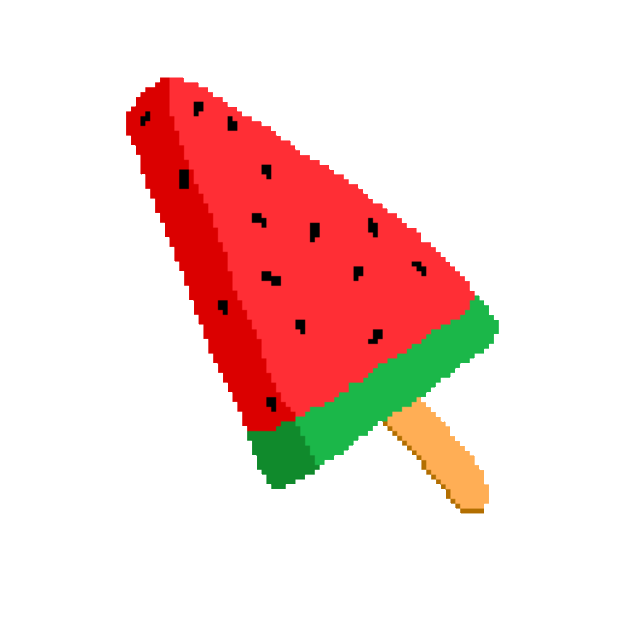
#> input picture 3. 미소 얼굴인식 + text + image/Image/melon.png, 620 x 620 px, found by its file name
$ jupyter execute '얼굴과 미소 인식 + text + image.ipynb'   (text cells are left out)
#> lines starting #> are read from the running program, lines starting #| are printed output that depends on the picture; after the words box and inside, x2 and y2 are one past the last pixel; in counts of white or black regions, pixels touching at a corner belong together
[cell 1]
import numpy as np
import cv2

faceCascade = cv2.CascadeClassifier("haarcascades\haarcascade_frontalface_default.xml")
smileCascade = cv2.CascadeClassifier('haarcascades\haarcascade_smile.xml')
cigar_ori = cv2.imread('Image\melon.png',-1)
#> cigar_ori is the input picture: shape (620, 620, 4); mean B, G, R, A 209.2, 213.4, 243.9, 55.2
cap = cv2.VideoCapture(0)
cap.set(3,640) # set Width
cap.set(4,480) # set Height

def transparentOverlay(src, overlay, pos=(0, 0), scale=0.5):
    overlay = cv2.resize(overlay, (0, 0), fx=scale, fy=scale)
    h, w, _ = overlay.shape  # Size of foreground
    rows, cols, _ = src.shape  # Size of background Image
    y, x = pos[0], pos[1]  # Position of foreground/overlay image

    # loop over all pixels and apply the blending equation
    for i in range(h):
        for j in range(w):
            if x + i >= rows or y + j >= cols:
                continue
            alpha = float(overlay[i][j][3] / 255.0)  # read the alpha channel
            src[x + i][y + j] = alpha * overlay[i][j][:3] + (1 - alpha) * src[x + i][y + j]
    return src

while True:
    ret, img = cap.read()
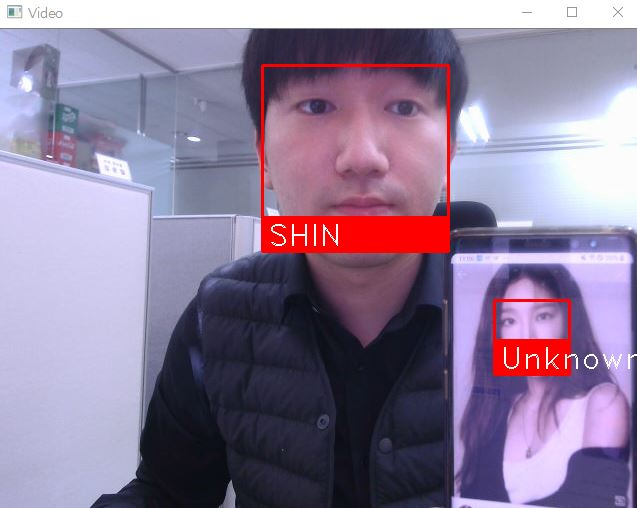
#> input picture 4. 얼굴인식(신원확인)/image1.JPG, 637 x 508 px, given in place of the camera
#> img is the input picture: shape (508, 637, 3); mean B, G, R 153.2, 125.6, 141.2
    img = cv2.flip(img, 1) # 상하반전
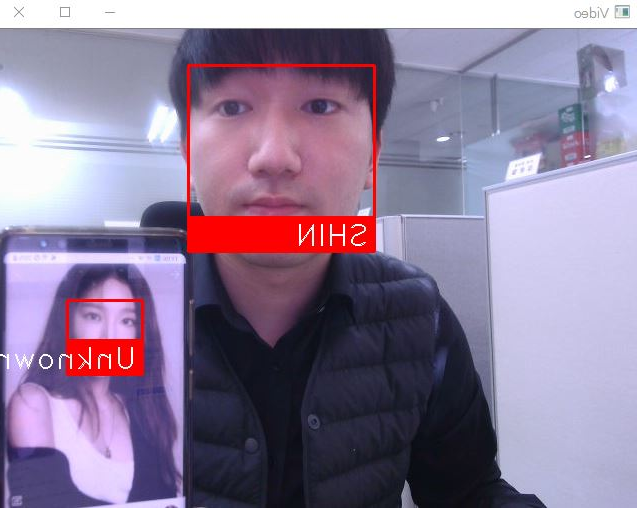
#> img: shape (508, 637, 3); mean B, G, R 153.2, 125.6, 141.2
    gray = cv2.cvtColor(img, cv2.COLOR_BGR2GRAY)
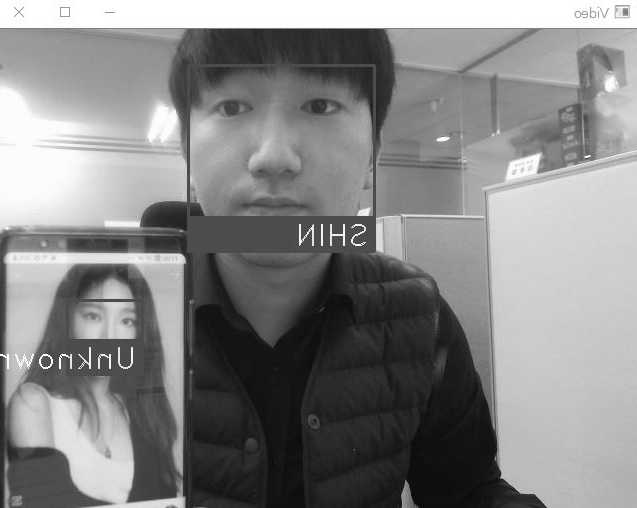
#> gray: shape (508, 637); min 1, max 255, mean 133.4
    faces = faceCascade.detectMultiScale(
        gray,
        scaleFactor=1.2,
        minNeighbors=5,
        minSize=(20, 20)
    )
#> faces = ()

    cv2.putText(img, "Smile at the camera :)", (150, 460), cv2.FONT_HERSHEY_SIMPLEX, 1, (0, 255, 0), 2)
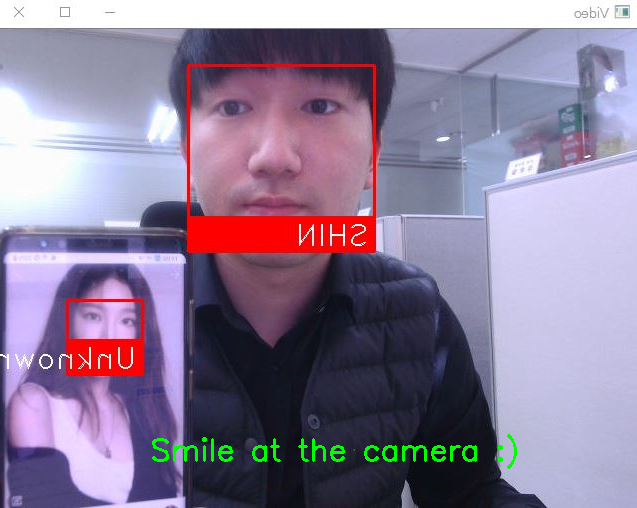
#> img: shape (508, 637, 3); 0.68% of pixels changed, all inside (x1, y1, x2, y2) = (152, 434, 517, 469)

    for (x,y,w,h) in faces:
        cv2.rectangle(img,(x,y),(x+w,y+h),(255,0,0),2)
        roi_gray = gray[y:y+h, x:x+w]
        roi_color = img[y:y+h, x:x+w]

        smile = smileCascade.detectMultiScale(
            roi_gray,
            scaleFactor= 1.5,
            minNeighbors=15,
            minSize=(25, 25),
            )

        for (xx, yy, ww, hh) in smile:
            if h > 0 and w > 0:

                cigar_symin = int(y + 2.5 * h / 6)
                cigar_symax = int(y + 5.5 * h / 5)
                sh_cigar = cigar_symax - cigar_symin

                face_cigar_roi_color = img[cigar_symin:cigar_symax, x:x+w]

                cigar= cv2.resize(cigar_ori, (w, sh_cigar),interpolation=cv2.INTER_CUBIC)

                transparentOverlay(face_cigar_roi_color,cigar,(int(w/2.5),int(sh_cigar/1.6)))

                cv2.putText(img, "Smile", (275, 30), cv2.FONT_HERSHEY_SIMPLEX, 1, (0, 255, 0), 2)

        cv2.imshow('video',img) # video라는 이름으로 출력
#> this loop made 0 passes
    k = cv2.waitKey(30) & 0xff
#> (key Esc is pressed here)
    if k == 27: # press 'ESC' to quit # ESC를 누르면 종료
        break
cap.release()
cv2.destroyAllWindows()

[cell 2]
from PIL import Image
before = Image.open("Image\s1.png")
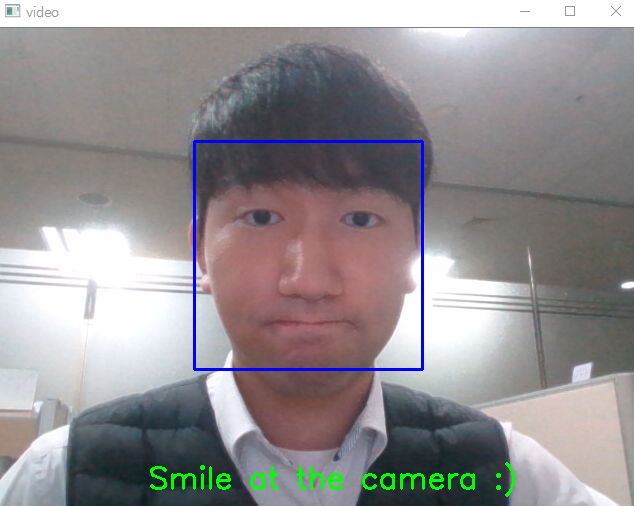
#> input picture 3. 미소 얼굴인식 + text + image/Image/s1.png, 634 x 506 px, found by its file name
#> before is the input picture: PIL image 634x506 RGBA; mean R, G, B, A 147.7, 143.7, 146.3, 255
after = Image.open("Image\s2.png")
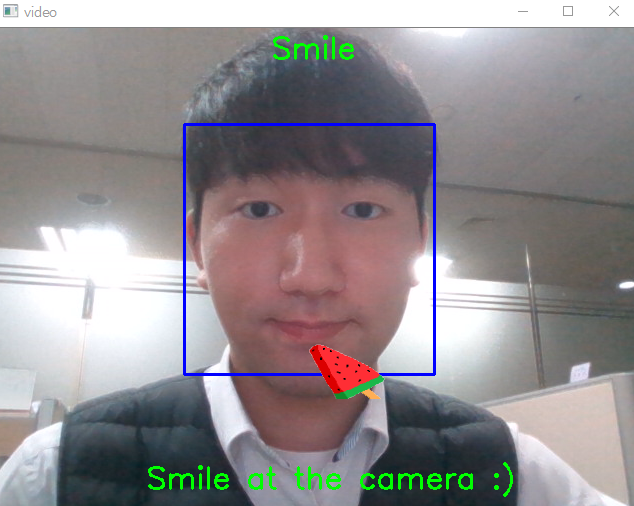
#> input picture 3. 미소 얼굴인식 + text + image/Image/s2.png, 634 x 506 px, found by its file name
#> after is the input picture: PIL image 634x506 RGBA; mean R, G, B, A 146.2, 141.4, 143.6, 255
